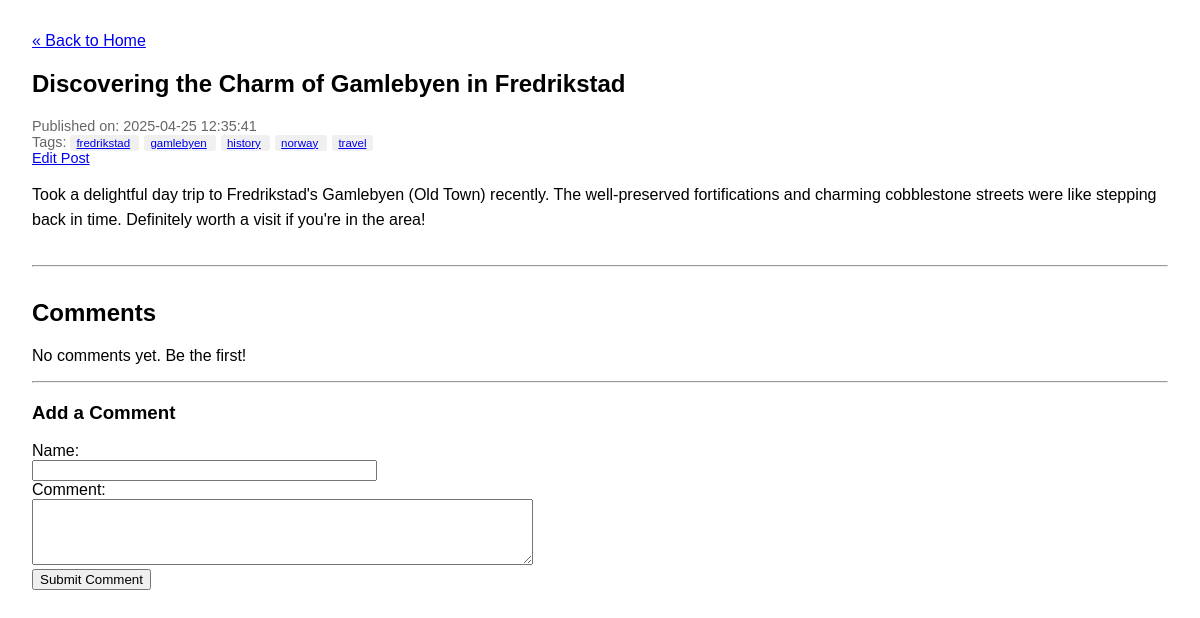
/post/1, run on an earlier commit of the app's database.
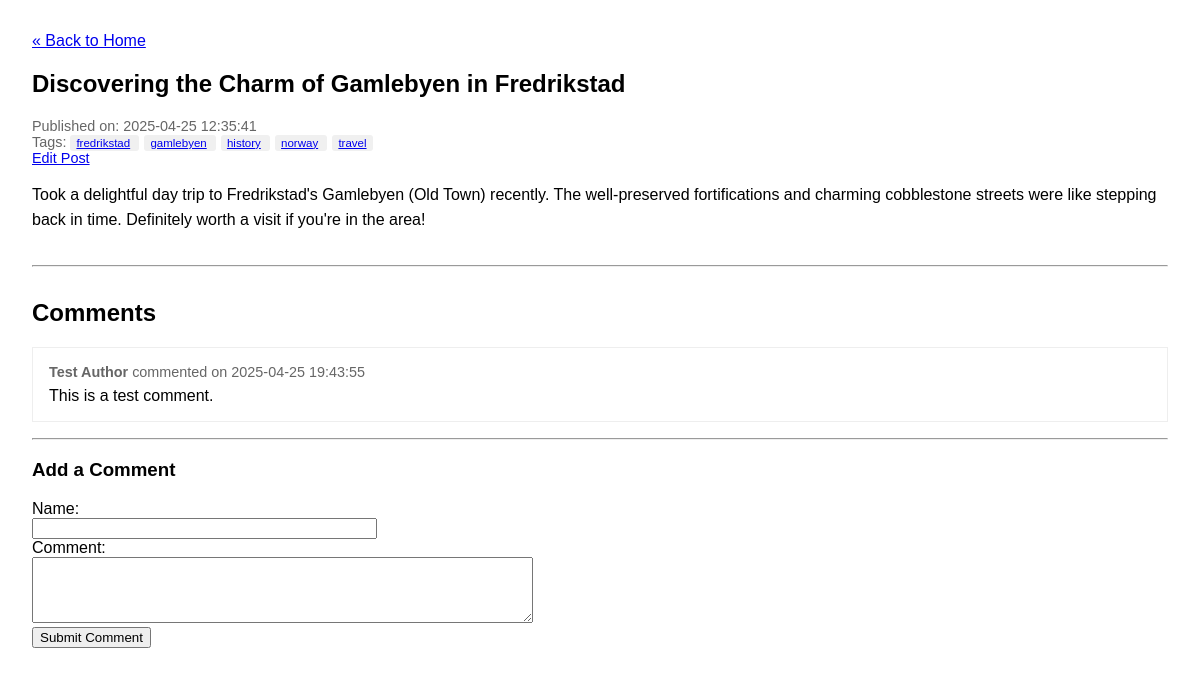
And on a later commit of the database.
### tables this page shows
CREATE TABLE posts (
    id INTEGER PRIMARY KEY AUTOINCREMENT, -- Unique identifier for each post
    title TEXT NOT NULL,                  -- Title of the blog post
    content TEXT NOT NULL,                -- Main body/content of the post
    published_date TIMESTAMP NOT NULL DEFAULT CURRENT_TIMESTAMP -- When the post was created/published
);

CREATE TABLE tags (
    id INTEGER PRIMARY KEY AUTOINCREMENT, -- Unique identifier for each tag
    name TEXT NOT NULL UNIQUE             -- Name of the tag (must be unique)
);

CREATE TABLE comments (
    id INTEGER PRIMARY KEY AUTOINCREMENT, -- Unique identifier for each comment
    post_id INTEGER NOT NULL,             -- Which post this comment belongs to
    author TEXT NOT NULL,                 -- Who wrote the comment (using 'author' instead of 'title' as per common practice)
    content TEXT NOT NULL,                -- The text of the comment
    published_date TIMESTAMP NOT NULL DEFAULT CURRENT_TIMESTAMP, -- When the comment was submitted
    FOREIGN KEY (post_id) REFERENCES posts (id) ON DELETE CASCADE -- If a post is deleted, delete its comments too
);

### app.py (the view, shortened to what this page needs)
@app.route('/post/<int:post_id>', methods=('GET', 'POST'))
def post(post_id):
    post_data = db.get_post_by_id(post_id)
    if post_data is None:
        abort(404)
    tags_data = db.get_tags_for_post(post_id)
    comments_data = db.get_comments_for_post(post_id)
    return render_template('post.html',
                           post=post_data,
                           tags=tags_data,
                           comments=comments_data) # Pass comments to template

### db.py (called while the page is built)
def get_db_connection():
    conn = sqlite3.connect(DATABASE_PATH)
    conn.row_factory = sqlite3.Row
    return conn

def get_post_by_id(post_id):
    post = None
    conn = None # Initialize conn to None
    try:
        conn = get_db_connection()
        cursor = conn.cursor()
        cursor.execute("SELECT id, title, content, published_date FROM posts WHERE id = ?", (post_id,))
        post = cursor.fetchone() # fetchone() gets the first result or None
    except sqlite3.Error as e:
        print(f"Database error in get_post_by_id: {e}")
    finally:
        if conn:
            conn.close()
    return post

def get_tags_for_post(post_id):
    tags = []
    conn = None
    try:
        conn = get_db_connection()
        cursor = conn.cursor()
        cursor.execute("""
            SELECT t.id, t.name
            FROM tags t
            JOIN post_tags pt ON t.id = pt.tag_id
            WHERE pt.post_id = ?
            ORDER BY t.name
        """, (post_id,))
        tags = cursor.fetchall()
    except sqlite3.Error as e:
        print(f"Database error in get_tags_for_post for post {post_id}: {e}")
    finally:
        if conn:
            conn.close()
    return tags

def get_comments_for_post(post_id):
    comments = []
    conn = None
    try:
        conn = get_db_connection()
        cursor = conn.cursor()
        cursor.execute("""
            SELECT id, author, content, published_date
            FROM comments
            WHERE post_id = ?
            ORDER BY published_date ASC
        """, (post_id,))
        comments = cursor.fetchall()
    except sqlite3.Error as e:
        print(f"Database error in get_comments_for_post for post {post_id}: {e}")
    finally:
        if conn:
            conn.close()
    return comments

### templates/post.html (shortened to what this page needs)
<!DOCTYPE html>
<html lang="en">
  <head>
  </head>
  <body>
    <nav>
      <a href="{{ url_for('index') }}">&laquo; Back to Home</a>
    </nav>
    <article>
      <h1>{{ post['title'] }}</h1>
      <div class="post-meta">
        Published on: {{ post['published_date'] }}
        {% if tags %}
        <div class="tags">
          Tags: {% for tag in tags %}
          <span
            ><a href="{{ url_for('posts_by_tag', tag_name=tag['name']) }}"
              >{{ tag['name'] }}</a
            >
          </span>
           {% endfor %}
        </div>
        {% endif %}
         <a href="{{ url_for('edit_post', post_id=post['id']) }}">Edit Post</a>
      </div>
      <div class="post-content">
        {{ post['content'] }}
      </div>
    </article>
    <hr />
    <section class="comments">
        <h2>Comments</h2>
        {% if comments %}
            {% for comment in comments %}
                <div class="comment">
                    <div class="comment-meta">
                        <strong>{{ comment['author'] }}</strong> commented on
                        {{ comment['published_date'] }}
                    </div>
                    <div class="comment-content">
                        {{ comment['content'] }}
                    </div>
                </div>
            {% endfor %}
        {% else %}
            <p>No comments yet. Be the first!</p>
        {% endif %}
        <hr style="margin: 1em 0;">
        <h3>Add a Comment</h3>
        <form method="post">
             <div>
                 <label for="author">Name:</label><br>
                 <input type="text" id="author" name="author" required size="40">
             </div>
             <div>
                 <label for="comment_content">Comment:</label><br>
                 <textarea id="comment_content" name="content" rows="4" required cols="60"></textarea>
             </div>
             <div>
                 <button type="submit">Submit Comment</button>
             </div>
        </form>
    </section>
  </body>
</html>

### templates/post.html (style rules this page uses)
body { font-family: sans-serif; margin: 2em; }
.post-meta { color: #666; font-size: 0.9em; margin-bottom: 1em; }
.post-content { margin-top: 1em; line-height: 1.6; }
.tags span { background-color: #f0f0f0; padding: 2px 6px; border-radius: 3px; margin-right: 5px; font-size: 0.8em; }
hr { margin: 2em 0; }
.comments { margin-top: 2em; }
.comment { border: 1px solid #eee; padding: 1em; margin-bottom: 1em; }
.comment-meta { font-size: 0.9em; color: #666; margin-bottom: 0.5em; }

What changed in the data, as far as the page shows it:
added comments: author "Test Author", published_date "2025-04-25 19:43:55", content "This is a test comment."
Also different on the page:
text no longer shown: "No comments yet. Be the first!"
